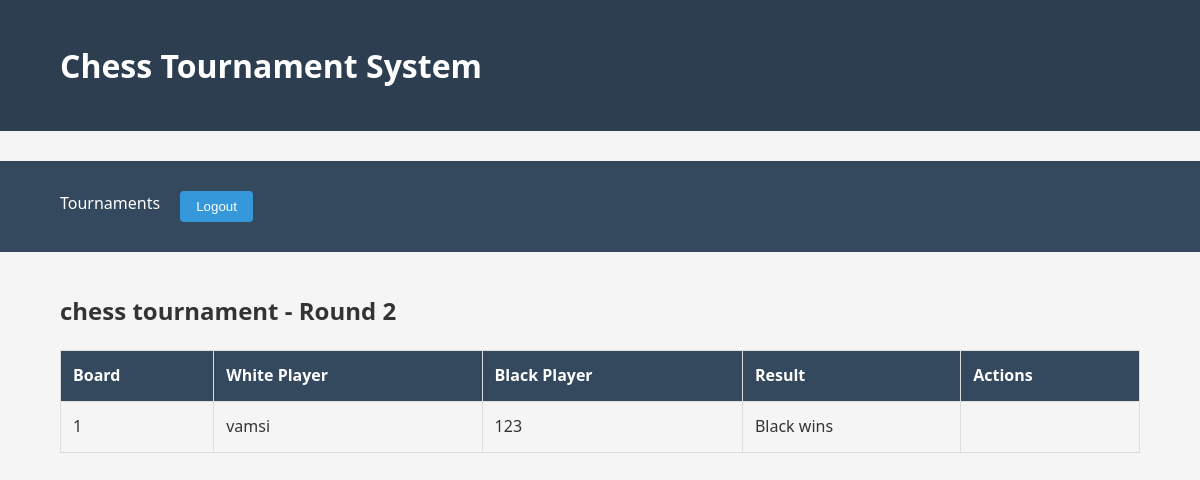
Screenshot of /round/15/ (signed in) with the database file from the repository.
### tournament/models.py (models this page shows, shortened)
class Round(models.Model):
    tournament = models.ForeignKey(Tournament, on_delete=models.CASCADE)
    round_number = models.IntegerField()
    is_completed = models.BooleanField(default=False)
    class Meta:
        unique_together = ('tournament', 'round_number')  # This is what causes the error

class Tournament(models.Model):
    name = models.CharField(max_length=100)
    start_date = models.DateField()
    end_date = models.DateField()
    location = models.CharField(max_length=100)
    rounds = models.IntegerField(default=5)
    current_round = models.IntegerField(default=0)
    is_active = models.BooleanField(default=True)
    players = models.ManyToManyField(Player, through='TournamentRegistration')

class Game(models.Model):
    round = models.ForeignKey(Round, on_delete=models.CASCADE)
    white_player = models.ForeignKey(Player, related_name='white_games', on_delete=models.CASCADE)
    black_player = models.ForeignKey(Player, related_name='black_games', on_delete=models.CASCADE)
    tournament = models.ForeignKey(Tournament, on_delete=models.CASCADE, null=True)
    result = models.CharField(max_length=1, choices=[
        ('1', 'White wins'),
        ('0', 'Black wins'),
        ('½', 'Draw'),
        ('-', 'Not played yet'),
    ], default='-')

class Player(models.Model):
    user = models.OneToOneField(User, on_delete=models.CASCADE)
    rating = models.IntegerField(default=1200)
    title = models.CharField(max_length=10, blank=True, null=True)

### tournament/views.py (the view)
# urls.py: path('round/<int:round_id>/', views.round_detail, name='round_detail'),
@login_required
def round_detail(request, round_id):
    round = get_object_or_404(Round, pk=round_id)
    games = Game.objects.filter(round=round)
    return render(request, 'tournament/round.html', {
        'round': round,
        'games': games,
    })

### tournament/templates/tournament/round.html (shortened to what this page needs)
{% extends 'base.html' %}
{% block content %}
<h2>{{ round.tournament.name }} - Round {{ round.round_number }}</h2>
<table class="table">
    <thead>
        <tr>
            <th>Board</th>
            <th>White Player</th>
            <th>Black Player</th>
            <th>Result</th>
            <th>Actions</th>
        </tr>
    </thead>
    <tbody>
        {% for game in games %}
        <tr>
            <td>{{ forloop.counter }}</td>
            <td>{{ game.white_player.user.username }}</td>
            <td>{{ game.black_player.user.username|default:"BYE" }}</td>
            <td>{{ game.get_result_display }}</td>
            <td>
            </td>
        </tr>
        {% endfor %}
    </tbody>
</table>
{% endblock %}

### tournament/templates/base.html (style rules this page uses)
body { font-family: 'Segoe UI', Tahoma, Geneva, Verdana, sans-serif; line-height: 1.6; margin: 0; padding: 0; background-color: #f5f5f5; color: #333; }
table { width: 100%; border-collapse: collapse; margin: 20px 0; }
table, th, td { border: 1px solid #ddd; }
th, td { padding: 12px; text-align: left; }
th { background-color: #34495e; color: white; }

### rows the page displays
Round: tournament.name "chess tournament", round_number "2"
Game: white_player.user.username "vamsi", black_player.user.username "123", result "Black wins"
